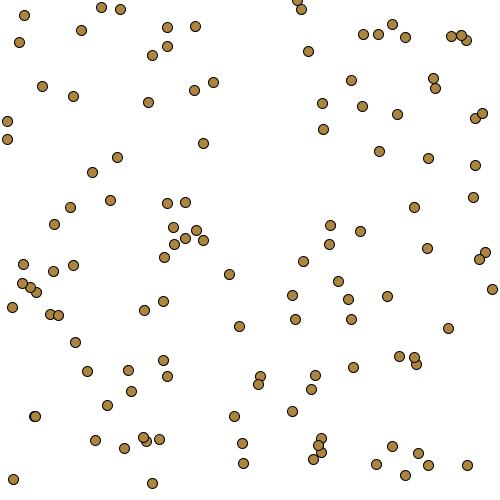
Frame 1 (no input)
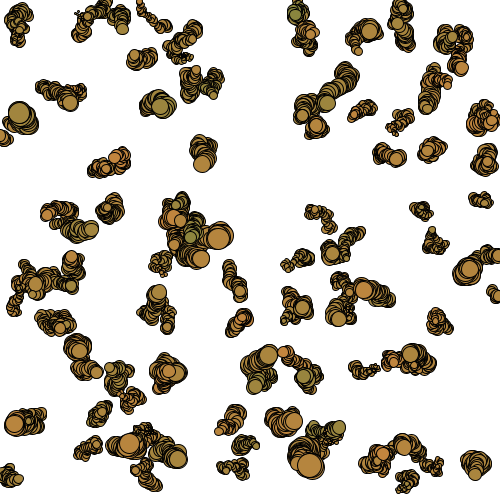
Frame 60 (the mouse pressed at the canvas centre just before this capture)
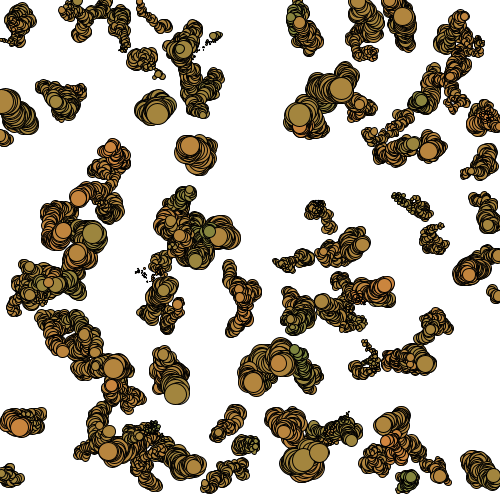
Frame 120 (the mouse held since frame 60 and released just before this capture)

The Processing sketch that drew these frames (run headless with seeded random() and noise(); from frame 60 on, the mouse is pressed at the canvas centre):

// Processing sketch: processing_117655
// ── processing_117655.pde

Cell[] myCells = new Cell[120];

void setup(){

  background(255);
  size(500,500);
  smooth();
  
  for (int i=0; i<myCells.length; i++){
    myCells[i]=new Cell();  
    
  }
  
}

void draw(){
  
  
  
  for(int i=0; i<myCells.length; i++){
     
  myCells[i].display();
  myCells[i].update();
  myCells[i].nevercomeagain();
  
  
}
}

class Cell{  
  float xlocation, ylocation; 
  float dia; 
  float cellred, cellgreen, cellblue; 
  float lineweight;
  boolean isseed;  
  
  Cell(){    
    xlocation=random(0,500);
    ylocation=random(0,500);
    dia=10;
    isseed =false;
    cellred=174;
    cellgreen=133;
    cellblue=62;
    lineweight=0.001;    
  }
  
  void display(){
    
    stroke(lineweight);
    fill(cellred,cellgreen,cellblue);
    ellipse(xlocation,ylocation,dia,dia);  
}
  void update(){    
    xlocation=xlocation+random(-3,3);
    ylocation=ylocation+random(-3,3);
    cellred=cellred+random(-3,3);
    cellblue=cellblue+random(-0,0);
    cellgreen=cellgreen+random(-0,0); 
    dia=dia+random(-1,1);  
}
void nevercomeagain(){
  
  if((xlocation<0) || (xlocation > 500)){
  xlocation=1500;
  }
  
  if((ylocation<0) || (ylocation > 500)){
  ylocation=1500;
  }
  
}
}
